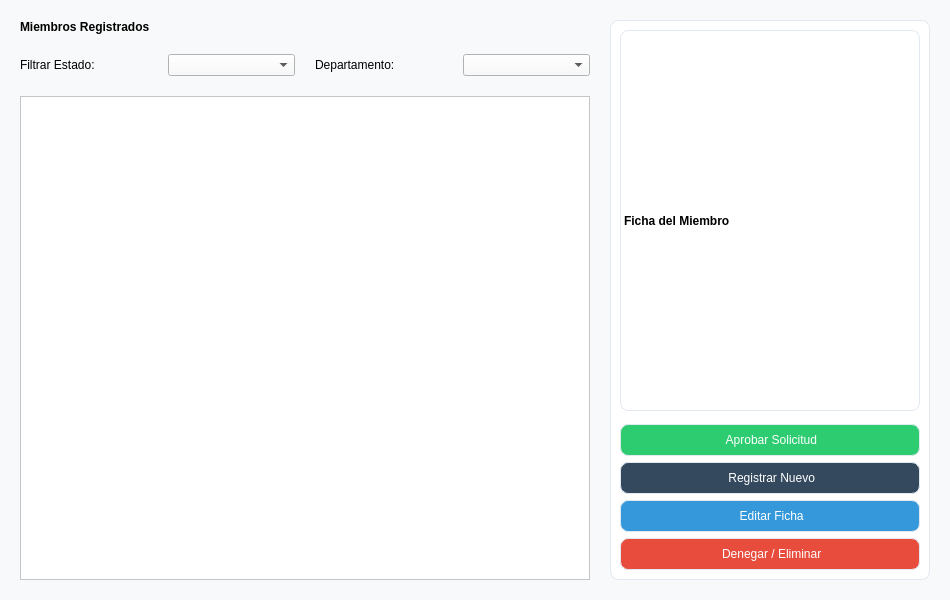
<?xml version="1.0" encoding="UTF-8"?>
<ui version="4.0">
 <class>GestionMiembrosView</class>
 <widget class="QWidget" name="GestionMiembrosView">
  <property name="geometry">
   <rect>
    <x>0</x>
    <y>0</y>
    <width>950</width>
    <height>600</height>
   </rect>
  </property>
  <property name="windowTitle">
   <string>SGA - Gestión de Miembros Administrativos</string>
  </property>
  <property name="styleSheet">
   <string>background-color: #F8F9FA; font-family: 'Segoe UI', Arial;</string>
  </property>
  <layout class="QHBoxLayout" name="layout_principal">
   <property name="spacing"><number>20</number></property>
   <property name="leftMargin"><number>20</number></property>
   <property name="topMargin"><number>20</number></property>
   <property name="rightMargin"><number>20</number></property>
   <property name="bottomMargin"><number>20</number></property>
   <item>
    <layout class="QVBoxLayout" name="panel_izquierdo">
     <item>
      <widget class="QLabel" name="lbl_titulo">
       <property name="font"><font><pointSize>14</pointSize><bold>true</bold></font></property>
       <property name="text"><string>Miembros Registrados</string></property>
      </widget>
     </item>
     <item>
      <layout class="QHBoxLayout" name="layout_filtros">
       <item>
        <widget class="QLabel" name="lbl_filtrar"><property name="text"><string>Filtrar Estado:</string></property></widget>
       </item>
       <item>
        <widget class="QComboBox" name="cb_filtro_estado"/>
       </item>
       <item>
        <widget class="QLabel" name="lbl_filtrar_depto"><property name="text"><string>Departamento:</string></property></widget>
       </item>
       <item>
        <widget class="QComboBox" name="cb_filtro_depto"/>
       </item>
      </layout>
     </item>
     <item>
      <widget class="QTableWidget" name="tabla_miembros">
       <property name="styleSheet"><string>background-color: white;</string></property>
      </widget>
     </item>
    </layout>
   </item>
   <item>
    <widget class="QFrame" name="panel_derecho">
     <property name="minimumSize"><size><width>320</width><height>0</height></size></property>
     <property name="maximumSize"><size><width>320</width><height>16777215</height></size></property>
     <property name="styleSheet"><string>background-color: white; border: 1px solid #E2E8F0; border-radius: 8px;</string></property>
     <layout class="QVBoxLayout" name="layout_derecho">
      <item>
       <widget class="QLabel" name="lbl_perfil"><property name="font"><font><bold>true</bold></font></property><property name="text"><string>Ficha del Miembro</string></property></widget>
      </item>
      <item>
       <layout class="QVBoxLayout" name="layout_perfil_dinamico"/>
      </item>
      <item><spacer name="sp_m"><property name="orientation"><enum>Qt::Vertical</enum></property></spacer></item>
      <item>
       <widget class="QPushButton" name="btn_aceptar">
        <property name="text"><string> Aprobar Solicitud</string></property>
        <property name="styleSheet"><string>background-color: #2ECC71; color: white; padding: 8px;</string></property>
       </widget>
      </item>
      <item>
       <widget class="QPushButton" name="btn_registrar">
        <property name="text"><string> Registrar Nuevo</string></property>
        <property name="styleSheet"><string>background-color: #34495E; color: white; padding: 8px;</string></property>
       </widget>
      </item>
      <item>
       <widget class="QPushButton" name="btn_actualizar">
        <property name="text"><string> Editar Ficha</string></property>
        <property name="styleSheet"><string>background-color: #3498DB; color: white; padding: 8px;</string></property>
       </widget>
      </item>
      <item>
       <widget class="QPushButton" name="btn_eliminar">
        <property name="text"><string> Denegar / Eliminar</string></property>
        <property name="styleSheet"><string>background-color: #E74C3C; color: white; padding: 8px;</string></property>
       </widget>
      </item>
     </layout>
    </widget>
   </item>
  </layout>
 </widget>
</ui>
